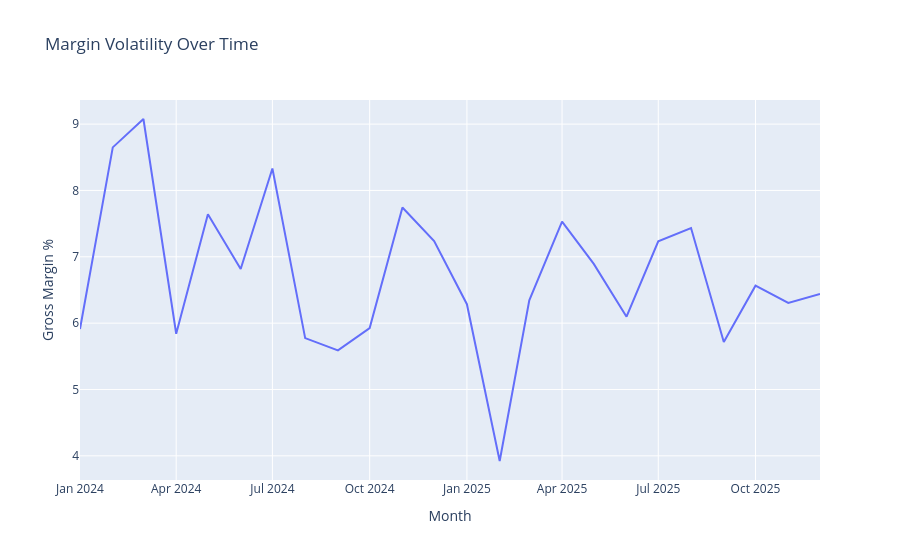

Here is the notebook cell this chart was saved with:
### Code cell
# Convert Period to the start of the month timestamp
volatility['Month'] = volatility['Month'].dt.to_timestamp()

fig = px.line(
    volatility,
    x="Month",
    y="Gross Margin %",
    title="Margin Volatility Over Time"
)

fig.show()

### Figure 1 — Plotly figure (JSON) as saved in the notebook; plotly's stock layout.template omitted (floating-point values rounded to 4 significant figures)
{"data": [{"hovertemplate": "Month=%{x}<br>Gross Margin %=%{y}<extra></extra>", "legendgroup": "", "line": {"color": "#636efa", "dash": "solid"}, "marker": {"symbol": "circle"}, "mode": "lines", "name": "", "orientation": "v", "showlegend": false, "type": "scatter", "x": ["2024-01-01T00:00:00.000000000", "2024-02-01T00:00:00.000000000", "2024-03-01T00:00:00.000000000", "2024-04-01T00:00:00.000000000", "2024-05-01T00:00:00.000000000", "2024-06-01T00:00:00.000000000", "2024-07-01T00:00:00.000000000", "2024-08-01T00:00:00.000000000", "2024-09-01T00:00:00.000000000", "2024-10-01T00:00:00.000000000", "2024-11-01T00:00:00.000000000", "2024-12-01T00:00:00.000000000", "2025-01-01T00:00:00.000000000", "2025-02-01T00:00:00.000000000", "2025-03-01T00:00:00.000000000", "2025-04-01T00:00:00.000000000", "2025-05-01T00:00:00.000000000", "2025-06-01T00:00:00.000000000", "2025-07-01T00:00:00.000000000", "2025-08-01T00:00:00.000000000", "2025-09-01T00:00:00.000000000", "2025-10-01T00:00:00.000000000", "2025-11-01T00:00:00.000000000", "2025-12-01T00:00:00.000000000"], "xaxis": "x", "y": [5.913, 8.649, 9.077, 5.84, 7.64, 6.815, 8.331, 5.774, 5.589, 5.926, 7.743, 7.237, 6.285, 3.922, 6.343, 7.53, 6.893, 6.098, 7.235, 7.434, 5.716, 6.565, 6.305, 6.44], "yaxis": "y"}], "layout": {"legend": {"tracegroupgap": 0}, "title": {"text": "Margin Volatility Over Time"}, "xaxis": {"anchor": "y", "domain": [0, 1], "title": {"text": "Month"}}, "yaxis": {"anchor": "x", "domain": [0, 1], "title": {"text": "Gross Margin %"}}}}
